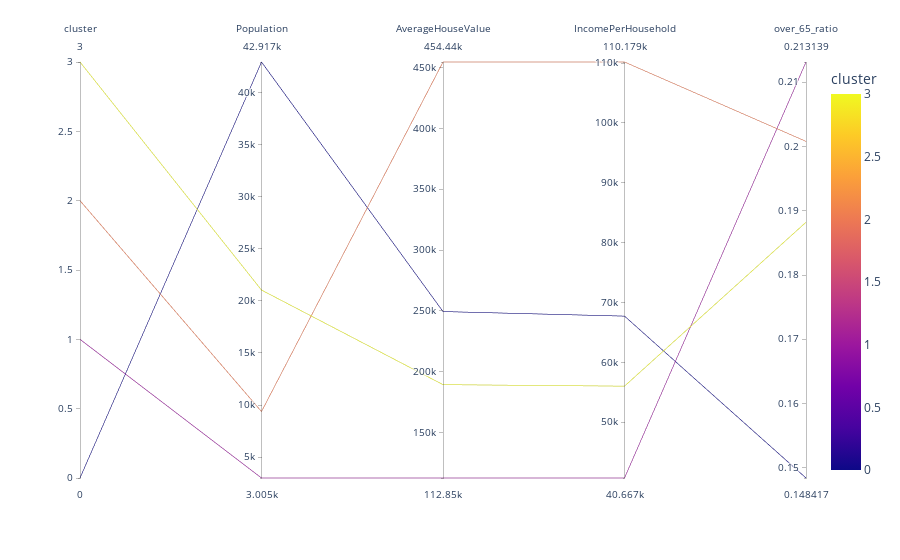

Notebook code cell kept with this figure:
### Code cell
grouped = zip_data.groupby('cluster')[ 'Population', 'HouseholdsPerZipCode','AverageHouseValue', 'over_65_ratio','school_rating', 'IncomePerHousehold', 'NumberOfBusinesses','Hosp_count'].mean()
grouped = grouped.reset_index()
fig = px.parallel_coordinates(grouped, color = 'cluster', 
                             dimensions = ['cluster','Population', 'AverageHouseValue', 'IncomePerHousehold', 'over_65_ratio'])
fig.show()

### Figure 1 — Plotly figure (JSON) as saved in the notebook; plotly's stock layout.template omitted (floating-point values rounded to 4 significant figures)
{"data": [{"dimensions": [{"label": "cluster", "values": [0, 1, 2, 3]}, {"label": "Population", "values": [42920.0, 3005.0, 9381.0, 21040.0]}, {"label": "AverageHouseValue", "values": [249500.0, 112900.0, 454400.0, 189500.0]}, {"label": "IncomePerHousehold", "values": [67720.0, 40670.0, 110200.0, 56010.0]}, {"label": "over_65_ratio", "values": [0.1484, 0.2131, 0.2008, 0.1882]}], "domain": {"x": [0, 1], "y": [0, 1]}, "line": {"color": [0, 1, 2, 3], "coloraxis": "coloraxis"}, "name": "", "type": "parcoords"}], "layout": {"coloraxis": {"colorbar": {"title": {"text": "cluster"}}, "colorscale": [[0, "#0d0887"], [0.1111, "#46039f"], [0.2222, "#7201a8"], [0.3333, "#9c179e"], [0.4444, "#bd3786"], [0.5556, "#d8576b"], [0.6667, "#ed7953"], [0.7778, "#fb9f3a"], [0.8889, "#fdca26"], [1, "#f0f921"]]}, "legend": {"tracegroupgap": 0}, "margin": {"t": 60}}}
